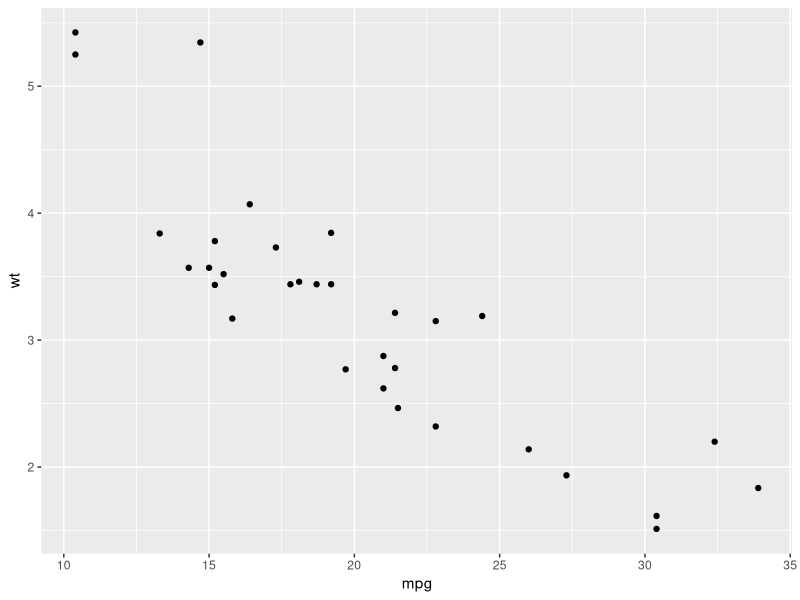
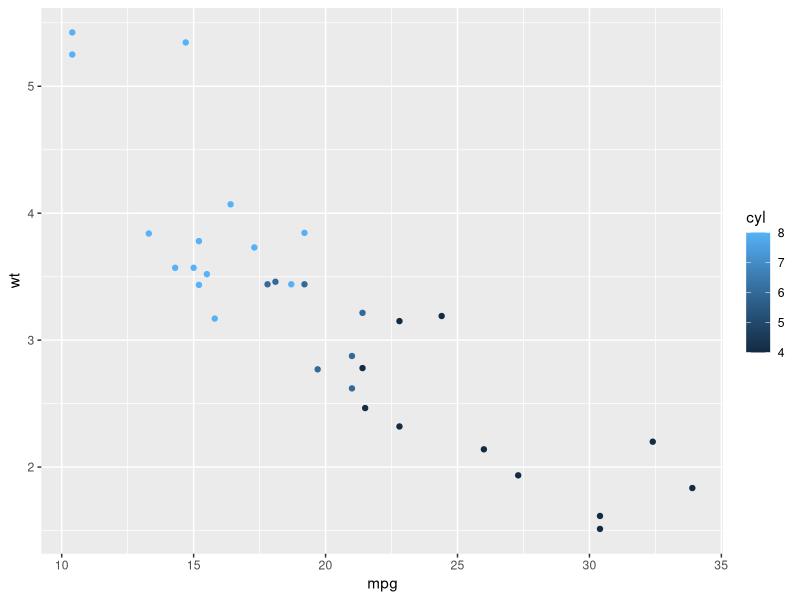
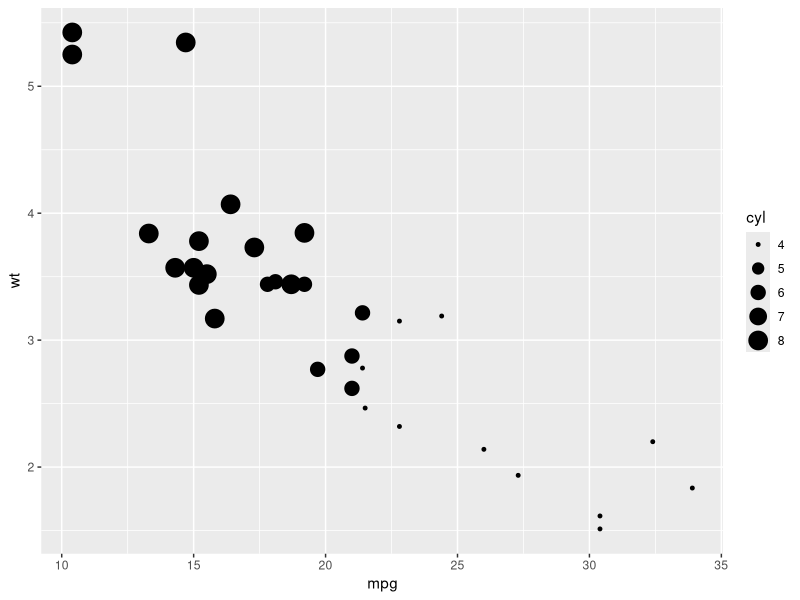
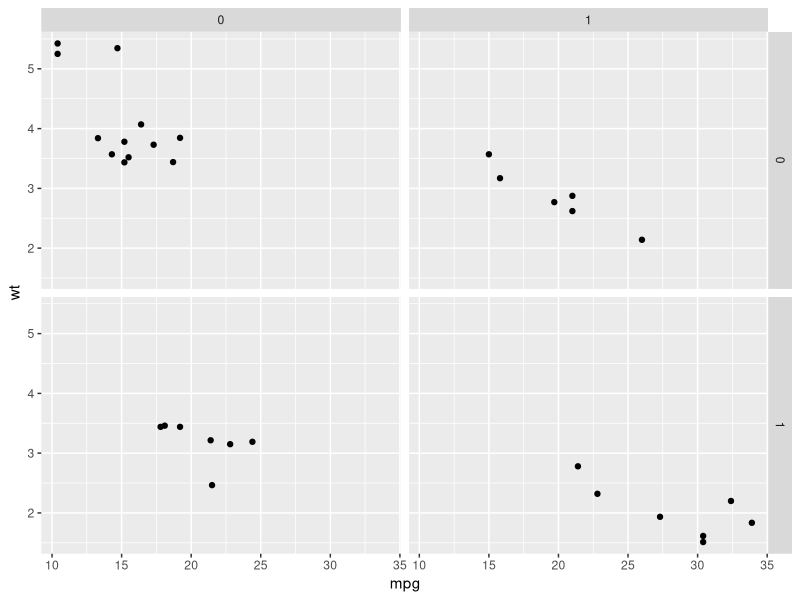
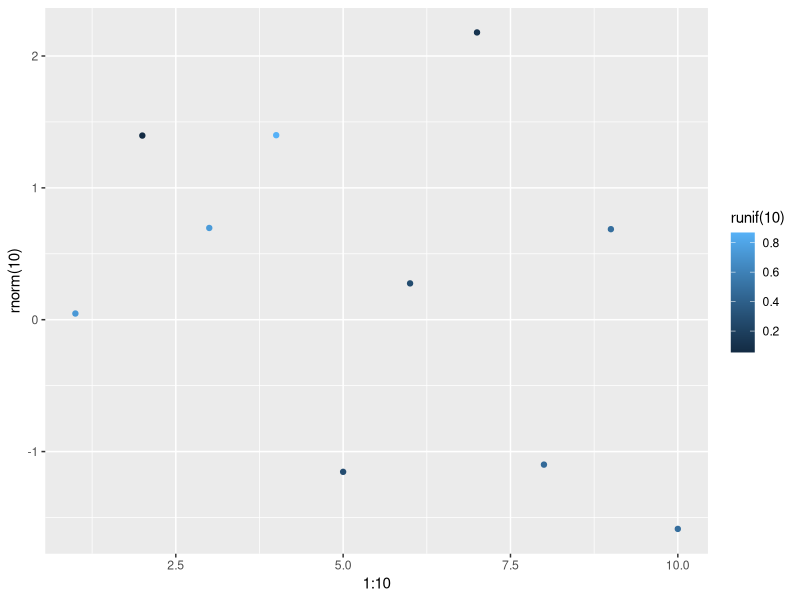
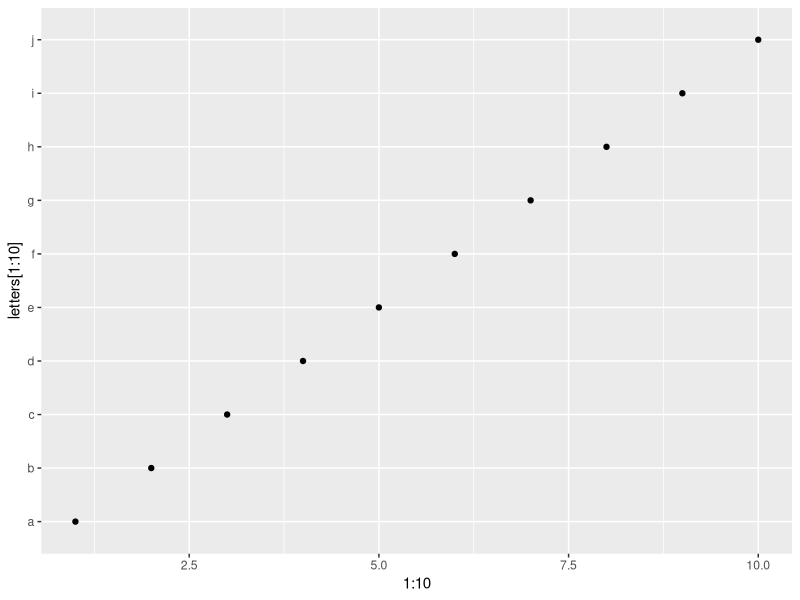
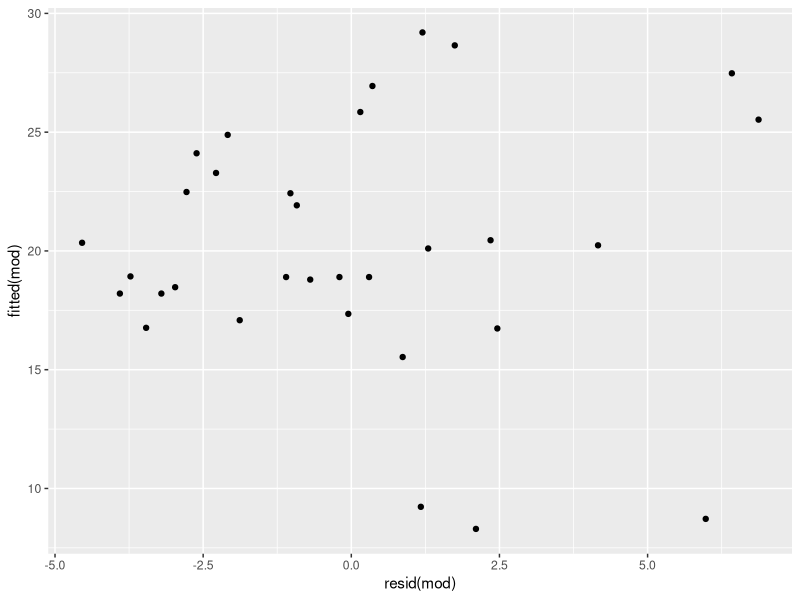
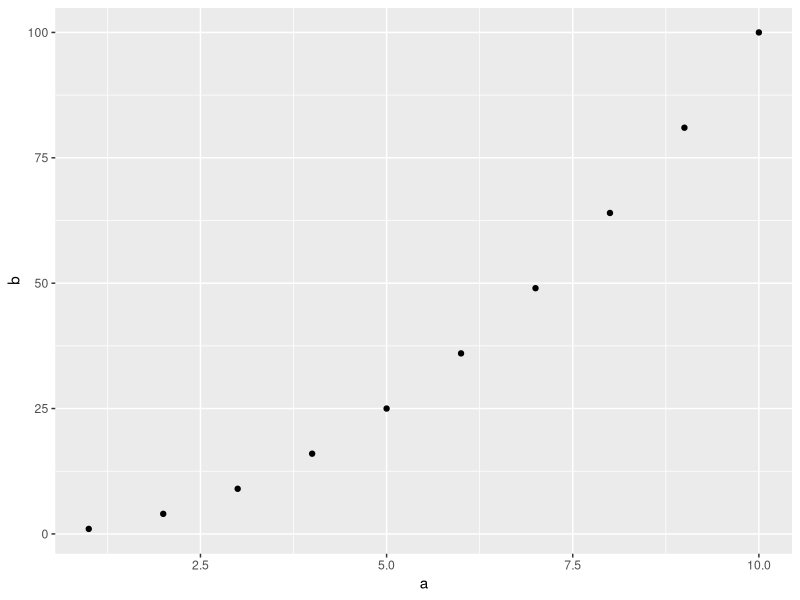

Source code (R) for these figures, in order:
rm(list=ls())

library(datasets)
library(tidyverse)

# Use data from data.frame
qplot(mpg, wt, data = mtcars)
qplot(mpg, wt, data = mtcars, colour = cyl)
qplot(mpg, wt, data = mtcars, size = cyl)
qplot(mpg, wt, data = mtcars, facets = vs ~ am)

# \donttest{
qplot(1:10, rnorm(10), colour = runif(10))
qplot(1:10, letters[1:10])
mod <- lm(mpg ~ wt, data = mtcars)
qplot(resid(mod), fitted(mod))

f <- function() {
  a <- 1:10
  b <- a ^ 2
  qplot(a, b)
}
f()

# To set aesthetics, wrap in I()
qplot(mpg, wt, data = mtcars, colour = I("red"))

# qplot will attempt to guess what geom you want depending on the input
# both x and y supplied = scatterplot
qplot(mpg, wt, data = mtcars)

# just x supplied = histogram
qplot(mpg, data = mtcars)
#> `stat_bin()` using `bins = 30`. Pick better value with `binwidth`.

# just y supplied = scatterplot, with x = seq_along(y)
qplot(y = mpg, data = mtcars)

# Use different geoms
qplot(mpg, wt, data = mtcars, geom = "path")

qplot(factor(cyl), wt, data = mtcars, geom = c("boxplot", "jitter"))

qplot(mpg, data = mtcars, geom = "dotplot")
#> `stat_bindot()` using `bins = 30`. Pick better value with `binwidth`.